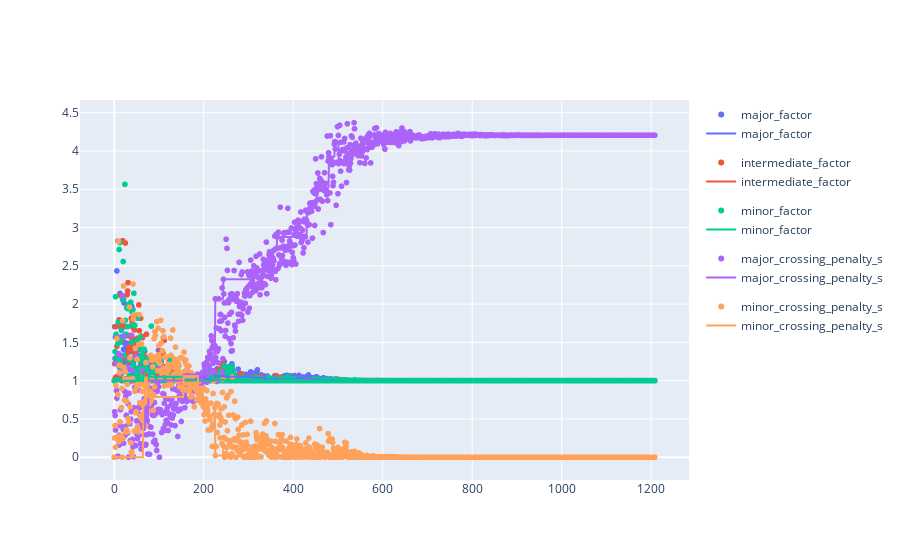

Notebook code for this chart:
### Code cell
figure_scatter = px.scatter(df_values, x = "evaluation", y = "value", color = "variable")
figure_best = px.line(df_best, x = "evaluation", y = "value", color = "variable")
go.Figure(data = figure_scatter.data + figure_best.data)

### Figure 1 — Plotly figure (JSON) as saved in the notebook; plotly's stock layout.template omitted (floating-point values rounded to 4 significant figures; data arrays with more than 128 entries replaced by an {"elided": "..."} marker saying what was removed)
{"data": [{"hovertemplate": "variable=major_factor<br>evaluation=%{x}<br>value=%{y}<extra></extra>", "legendgroup": "major_factor", "marker": {"color": "#636efa", "symbol": "circle"}, "mode": "markers", "name": "major_factor", "showlegend": true, "type": "scattergl", "x": {"elided": "1209 int values"}, "xaxis": "x", "y": {"elided": "1209 float values"}, "yaxis": "y"}, {"hovertemplate": "variable=intermediate_factor<br>evaluation=%{x}<br>value=%{y}<extra></extra>", "legendgroup": "intermediate_factor", "marker": {"color": "#EF553B", "symbol": "circle"}, "mode": "markers", "name": "intermediate_factor", "showlegend": true, "type": "scattergl", "x": {"elided": "1209 int values"}, "xaxis": "x", "y": {"elided": "1209 float values"}, "yaxis": "y"}, {"hovertemplate": "variable=minor_factor<br>evaluation=%{x}<br>value=%{y}<extra></extra>", "legendgroup": "minor_factor", "marker": {"color": "#00cc96", "symbol": "circle"}, "mode": "markers", "name": "minor_factor", "showlegend": true, "type": "scattergl", "x": {"elided": "1209 int values"}, "xaxis": "x", "y": {"elided": "1209 float values"}, "yaxis": "y"}, {"hovertemplate": "variable=major_crossing_penalty_s<br>evaluation=%{x}<br>value=%{y}<extra></extra>", "legendgroup": "major_crossing_penalty_s", "marker": {"color": "#ab63fa", "symbol": "circle"}, "mode": "markers", "name": "major_crossing_penalty_s", "showlegend": true, "type": "scattergl", "x": {"elided": "1209 int values"}, "xaxis": "x", "y": {"elided": "1209 float values"}, "yaxis": "y"}, {"hovertemplate": "variable=minor_crossing_penalty_s<br>evaluation=%{x}<br>value=%{y}<extra></extra>", "legendgroup": "minor_crossing_penalty_s", "marker": {"color": "#FFA15A", "symbol": "circle"}, "mode": "markers", "name": "minor_crossing_penalty_s", "showlegend": true, "type": "scattergl", "x": {"elided": "1209 int values"}, "xaxis": "x", "y": {"elided": "1209 float values"}, "yaxis": "y"}, {"hovertemplate": "variable=major_factor<br>evaluation=%{x}<br>value=%{y}<extra></extra>", "legendgroup": "major_factor", "line": {"color": "#636efa", "dash": "solid"}, "marker": {"symbol": "circle"}, "mode": "lines", "name": "major_factor", "showlegend": true, "type": "scattergl", "x": {"elided": "1209 int values"}, "xaxis": "x", "y": {"elided": "1209 float values"}, "yaxis": "y"}, {"hovertemplate": "variable=intermediate_factor<br>evaluation=%{x}<br>value=%{y}<extra></extra>", "legendgroup": "intermediate_factor", "line": {"color": "#EF553B", "dash": "solid"}, "marker": {"symbol": "circle"}, "mode": "lines", "name": "intermediate_factor", "showlegend": true, "type": "scattergl", "x": {"elided": "1209 int values"}, "xaxis": "x", "y": {"elided": "1209 float values"}, "yaxis": "y"}, {"hovertemplate": "variable=minor_factor<br>evaluation=%{x}<br>value=%{y}<extra></extra>", "legendgroup": "minor_factor", "line": {"color": "#00cc96", "dash": "solid"}, "marker": {"symbol": "circle"}, "mode": "lines", "name": "minor_factor", "showlegend": true, "type": "scattergl", "x": {"elided": "1209 int values"}, "xaxis": "x", "y": {"elided": "1209 float values"}, "yaxis": "y"}, {"hovertemplate": "variable=major_crossing_penalty_s<br>evaluation=%{x}<br>value=%{y}<extra></extra>", "legendgroup": "major_crossing_penalty_s", "line": {"color": "#ab63fa", "dash": "solid"}, "marker": {"symbol": "circle"}, "mode": "lines", "name": "major_crossing_penalty_s", "showlegend": true, "type": "scattergl", "x": {"elided": "1209 int values"}, "xaxis": "x", "y": {"elided": "1209 float values"}, "yaxis": "y"}, {"hovertemplate": "variable=minor_crossing_penalty_s<br>evaluation=%{x}<br>value=%{y}<extra></extra>", "legendgroup": "minor_crossing_penalty_s", "line": {"color": "#FFA15A", "dash": "solid"}, "marker": {"symbol": "circle"}, "mode": "lines", "name": "minor_crossing_penalty_s", "showlegend": true, "type": "scattergl", "x": {"elided": "1209 int values"}, "xaxis": "x", "y": {"elided": "1209 float values"}, "yaxis": "y"}], "layout": {}}
